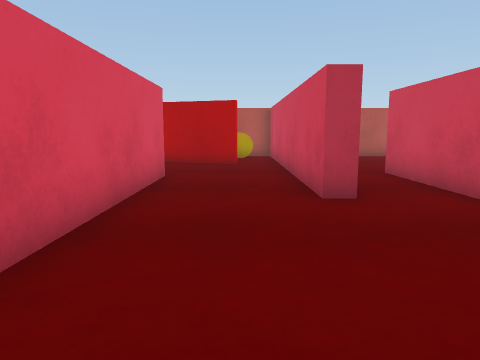
view 1 (above)

18 first-person views from a walk through a scene from a Unity 3-D project. The camera is 0.51 m above the floor, tilts 8° down and sees 70° across. The floor is counted in squares, 0.5 m on a side. Each view is taken from the middle of a square. On the plan, view 1 faces up. The plan holds only what a view shows up to about 13 squares ahead; the rest is blank. The player character is not drawn.

view 2
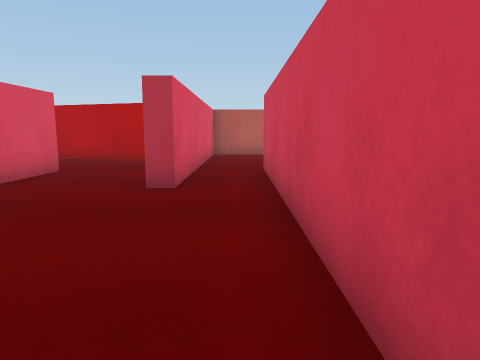

view 3
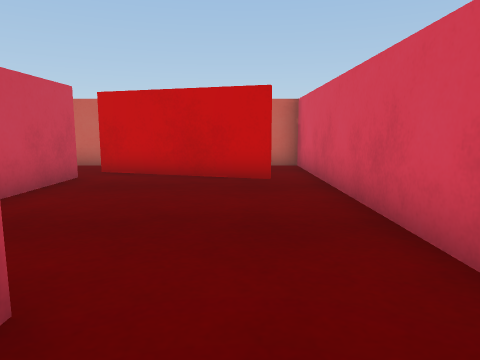

view 4
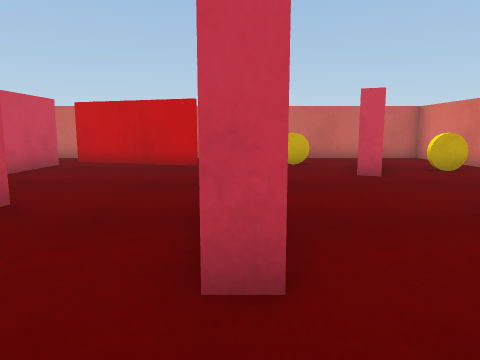

view 5
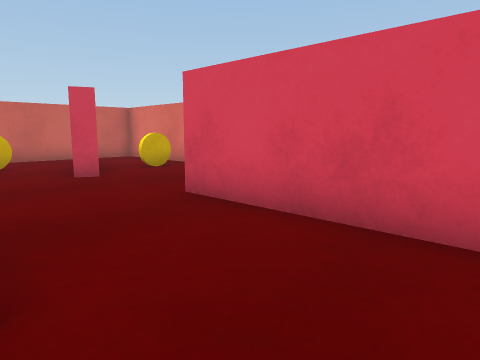

view 6
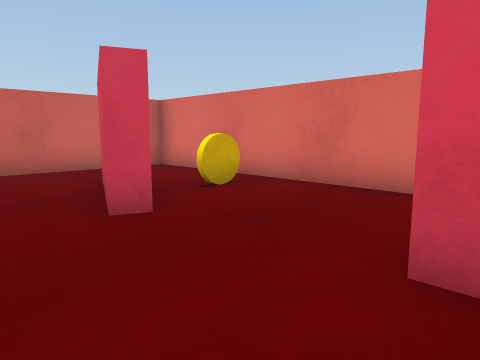

view 7
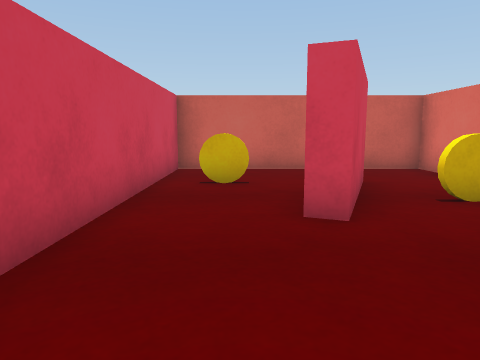

view 8
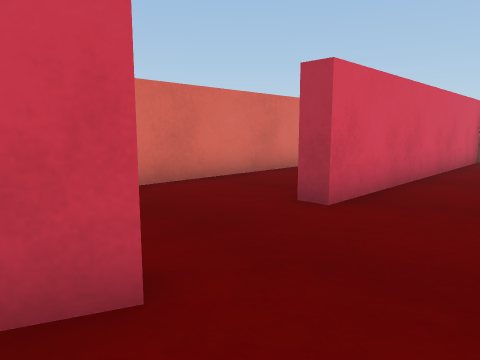

view 9
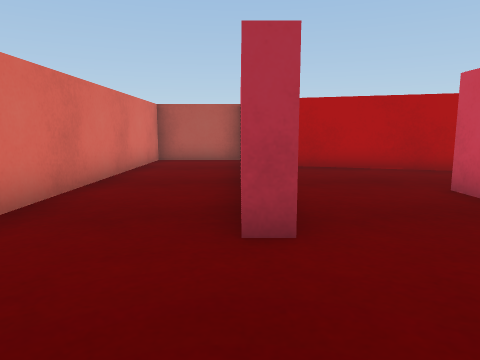

view 10
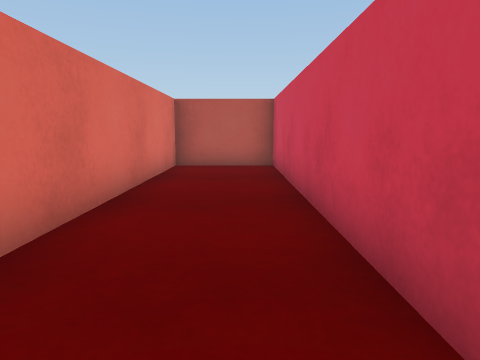

view 11
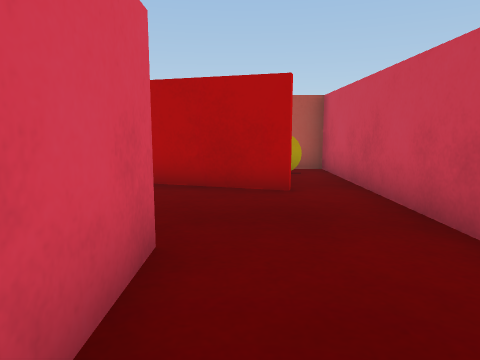

view 12
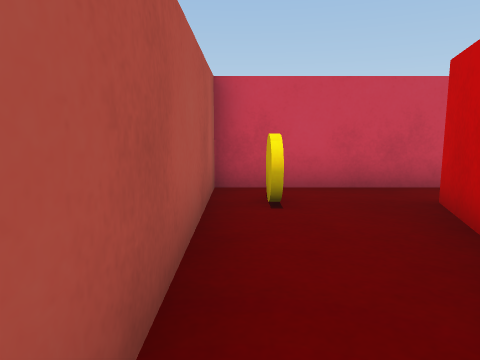

view 13
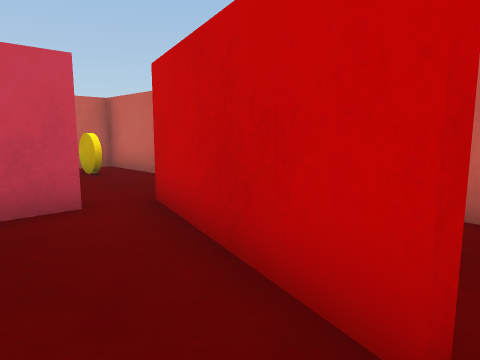

view 14
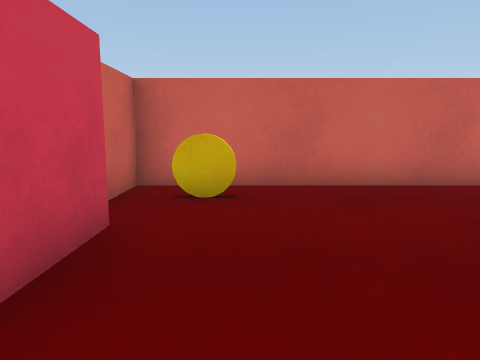

view 15
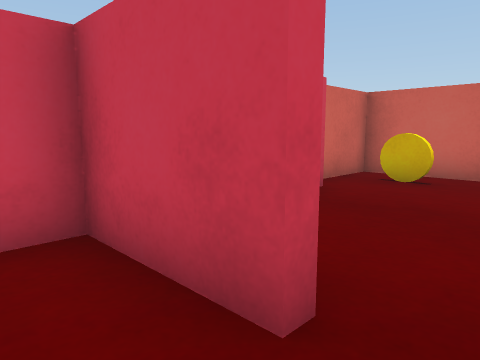

view 16
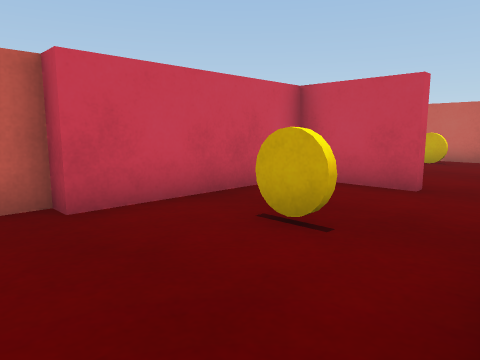

view 17
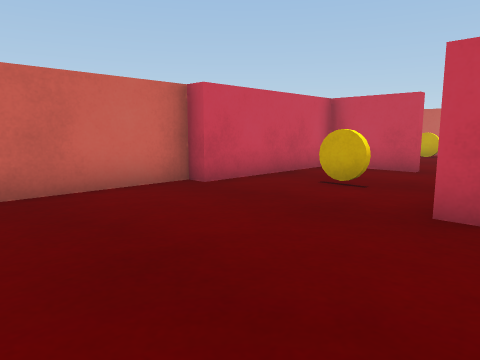

view 18
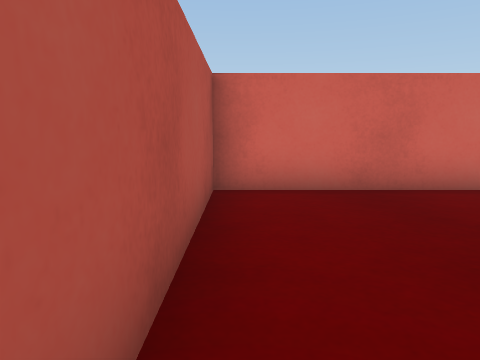

### Floor plan
Ten units are one square. View 1 is at (0, 0); x grows to the right and y downward. Boxes are objects, and circles mark ways between rooms. Rooms are numbered by the first view taken in them; rooms with no view inside come last. Other rooms are left out.
<svg viewBox="-95 -150 190 190">
<path fill="none" stroke="#000" d="M-18 -55 -18 10M-7 4 36 17M37 8 37 -86M18 -84 18 -52 13 -52M-23 -72 -23 -80 -18 -80 -18 -55M13 -52 13 -111M-66 11 -53 -22 -48 -20 -61 13M-55 -125 -55 -52 -60 -52 -60 -145 -90 -145 -90 35 -23 35 -23 -38M-1 -109 -43 -122M-17 -116 -1 -111M13 -111 13 -145 -55 -145 -55 -125M84 8 84 -11M36 35 90 35 90 15M37 -86 42 -86M90 -86 90 -145 35 -145M18 -121 18 -84M59 -37 84 -37 84 -86M24 35 36 35M-18 10 -18 35 0 35"/>
<rect x="-75" y="-15" width="10" height="10" fill="#bbb"><title>coin</title></rect>
<rect x="-45" y="5" width="10" height="10" fill="#bbb"><title>coin</title></rect>
<rect x="-5" y="-145" width="10" height="20" fill="#bbb"><title>coin</title></rect>
<rect x="75" y="15" width="10" height="10" fill="#bbb"><title>coin</title></rect>
<rect x="55" y="-75" width="10" height="10" fill="#bbb"><title>coin</title></rect>
<circle cx="-5" cy="-65" r="3" fill="#2a7"/>
<circle cx="30" cy="10" r="3" fill="#2a7"/>
<circle cx="30" cy="-80" r="3" fill="#2a7"/>
<circle cx="-10" cy="10" r="3" fill="#2a7"/>
<circle cx="-50" cy="-120" r="3" fill="#2a7"/>
<circle cx="0" cy="-110" r="3" fill="#2a7"/>
<circle cx="50" cy="-40" r="3" fill="#2a7"/>
<circle cx="30" cy="30" r="3" fill="#2a7"/>
<text x="10" y="-30">1</text>
<text x="-50" y="-50">2</text>
<text x="-20" y="-130">3</text>
<text x="60" y="0">4</text>
<text x="60" y="-100">5</text>
<text x="10" y="30">6</text>
</svg>
Room 1 opens to room 2. Room 1 opens to room 4. Room 1 opens to room 5. Room 1 opens to room 6. Room 2 opens to room 3. Room 4 opens to room 5. Room 4 opens to room 6.

Where each view was taken, in squares from view 1:
view 1: 0 up, 0 right, facing up
view 2: 1 down, 3 right, facing up
view 3: 7 up, 0 right, facing down
view 4: 10 up, 2 left, facing down
view 5: 10 up, 2 left, facing down-left
view 6: 6 up, 3 left, facing down-left
view 7: 6 up, 4 left, facing down
view 8: 1 up, 3 left, facing up-left
view 9: 2 up, 6 left, facing up
view 10: 4 up, 7 left, facing up
view 11: 5 up, 1 left, facing up
view 12: 14 up, 5 left, facing right
view 13: 1 up, 1 left, facing down-right
view 14: 3 up, 7 right, facing down
view 15: 5 up, 5 right, facing down-right
view 16: 10 up, 4 right, facing down-right
view 17: 13 up, 3 right, facing down-right
view 18: 14 up, 3 right, facing right
